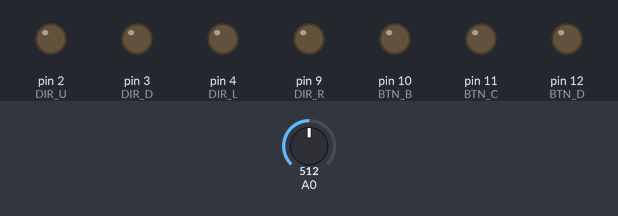
This sketch was run on a simulated Arduino Uno, built with avr-gcc and run on an emulated ATmega328P. On the bench: output pins drawn as LEDs (lit = HIGH). The test bench sets the inputs (shaded band); at power-on: A0 = 512.

Above: at 1.2 s.
1.3 s: A0 set to 716
At 1.6 s:
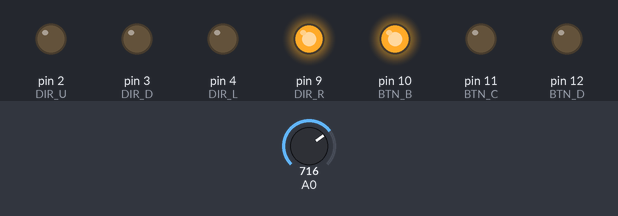
2.8 s: A0 set to 900
At 3.9 s:
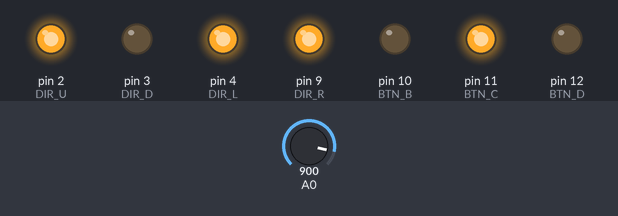
4.3 s: A0 set to 1023
At 5.1 s:
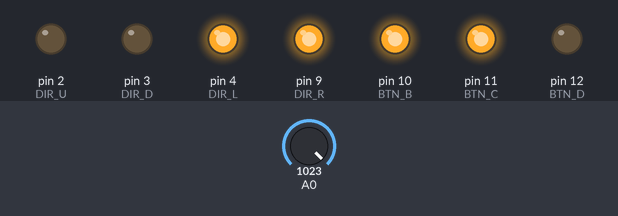
5.8 s: A0 set to 306
At 6.2 s:
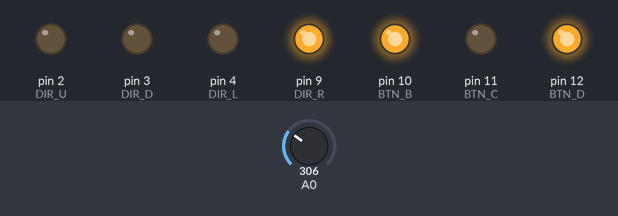
7.3 s: A0 set to 122
At 8.5 s:
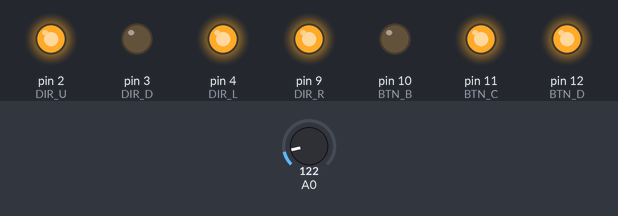
8.8 s: A0 set to 511
At 9.7 s:
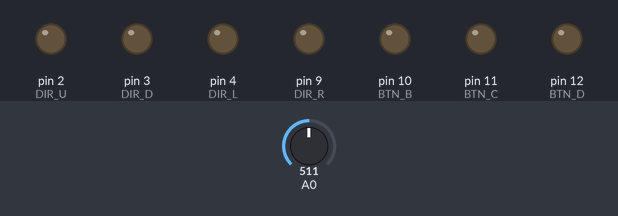
Timing chart, 0 to 11.3 s (numbered marks = the images above; inputs shaded):
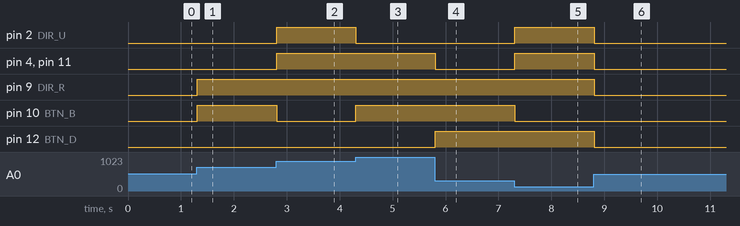

The sketch:

main.ino
```cpp
                // on pcb <----> from RB15
const int BTN_D = 12; // purple <----> blue
const int BTN_C = 11; // blue   <----> orange
const int BTN_B = 10; // green  <----> red
const int DIR_R = 9;  // yellow <----> yellow
const int DIR_L = 4;  // red    <----> white
const int DIR_D = 3;  // orange <----> green
const int DIR_U = 2;  // brown  <----> orange
//  GND                   <----> white

const int MIN_EXTENT = 0;
const int MAX_EXTENT = 127;
const int MIN_ANGLE = -60;
const int MAX_ANGLE = 60;

int pins[7] = { DIR_U, DIR_D, DIR_L, DIR_R, BTN_B, BTN_C };

void setup() {
  pinMode(BTN_D, OUTPUT);
  pinMode(BTN_C, OUTPUT);
  pinMode(BTN_B, OUTPUT);
  pinMode(DIR_R, OUTPUT);
  pinMode(DIR_L, OUTPUT);
  pinMode(DIR_D, OUTPUT);
  pinMode(DIR_U, OUTPUT);
}

int getPotValue() {
  int sampleValue = 0;
  int sampleCount = 0;

  for (int i = 0; i < 10; ++i) {
    sampleValue += analogRead(A0);
    sampleCount += 1;
    delayMicroseconds(500);
  }

  int sampleAvg = sampleValue / sampleCount;
  return sampleAvg >> 3;
}

int mapValue(float inputMin, float inputMax, float outputMin, float outputMax, float val) {
  return (int)(outputMin + ((outputMax - outputMin) / (inputMax - inputMin)) * (val - inputMin));
}

void loop() {
  int potValue = getPotValue();

  if (potValue < MIN_EXTENT) {
    potValue = MIN_EXTENT;
  }

  if (potValue > MAX_EXTENT) {
    potValue = MAX_EXTENT;
  }

  int angle = mapValue(MIN_EXTENT, MAX_EXTENT, MIN_ANGLE, MAX_ANGLE, potValue);

  // btn D is a sign bit
  digitalWrite(BTN_D, angle < 0);

  angle = abs(angle);
  for (int i = 0; i < 6; ++i) {
    digitalWrite(pins[i], angle & 1);
    angle = angle >> 1;
  }

  delay(8);
}
```

Measured:
- after the input at 1.3 s, pin 9 (DIR_R), pin 10 (BTN_B): LOW → HIGH at once
- after the input at 2.8 s, pin 2 (DIR_U), pin 4 (DIR_L), pin 11 (BTN_C): LOW → HIGH at once; pin 10 (BTN_B): HIGH → LOW at once
- after the input at 4.3 s, pin 2 (DIR_U): HIGH → LOW at once; pin 10 (BTN_B): LOW → HIGH at once
- after the input at 5.8 s, pin 4 (DIR_L), pin 11 (BTN_C): HIGH → LOW at once; pin 12 (BTN_D): LOW → HIGH at once
- after the input at 7.3 s, pin 2 (DIR_U), pin 4 (DIR_L), pin 11 (BTN_C): LOW → HIGH at once; pin 10 (BTN_B): HIGH → LOW at once
- after the input at 8.8 s, pin 2 (DIR_U), pin 4 (DIR_L), pin 9 (DIR_R), pin 11 (BTN_C), pin 12 (BTN_D): HIGH → LOW at once
